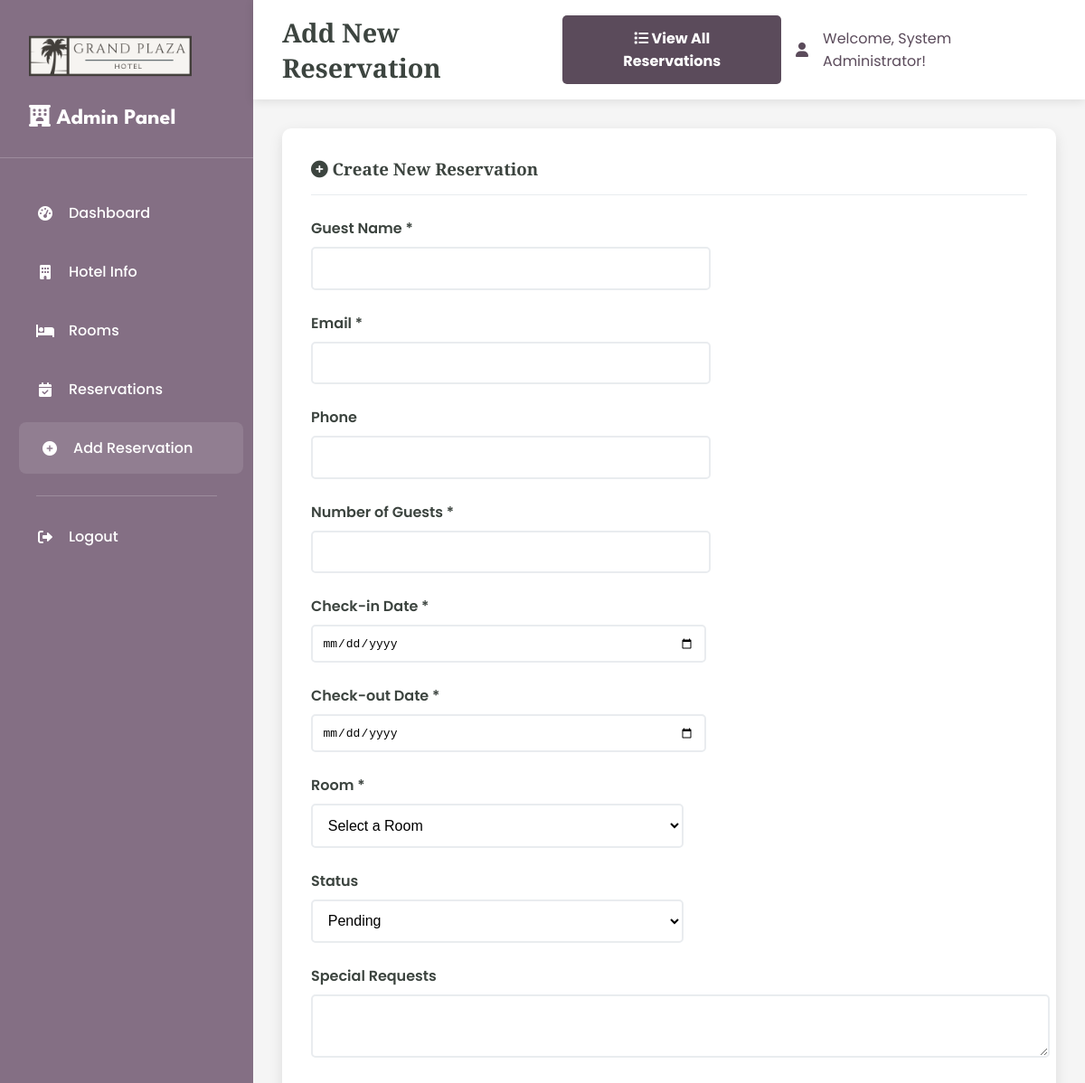
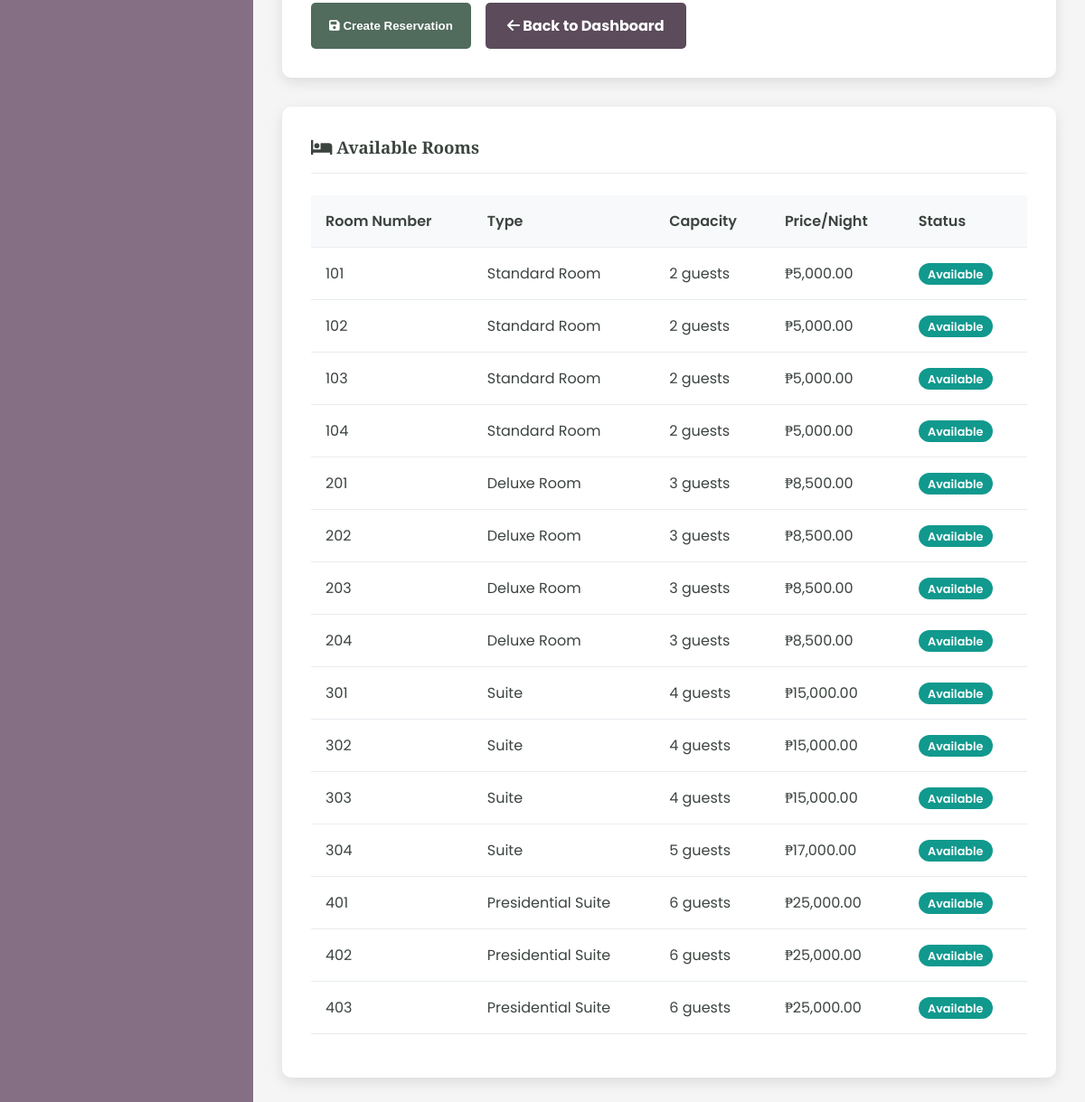
The page /admin/add_reservation.php (signed in) on the database its author committed (2 pictures, top to bottom).
### tables this page shows
CREATE TABLE rooms (
    id INT AUTO_INCREMENT PRIMARY KEY,
    name VARCHAR(100) NOT NULL,
    room_number VARCHAR(50) NOT NULL UNIQUE,
    room_type VARCHAR(100) NOT NULL,
    capacity INT NOT NULL,
    size INT,
    price_per_night DECIMAL(10,2) NOT NULL,
    description TEXT,
    has_wifi BOOLEAN DEFAULT TRUE,
    has_tv BOOLEAN DEFAULT TRUE,
    has_ac BOOLEAN DEFAULT TRUE,
    is_available BOOLEAN DEFAULT TRUE,
    image_url VARCHAR(500),
    created_at TIMESTAMP DEFAULT CURRENT_TIMESTAMP,
    updated_at TIMESTAMP DEFAULT CURRENT_TIMESTAMP ON UPDATE CURRENT_TIMESTAMP
);

### admin/add_reservation.php (the view, shortened to what this page needs)
<?php
$pdo = getDBConnection();
$stmt = $pdo->query("
    SELECT r.*,
           COUNT(res.id) as total_reservations,
           COUNT(CASE WHEN res.status IN ('pending', 'confirmed') THEN 1 END) as active_reservations
    FROM rooms r
    LEFT JOIN reservations res ON r.id = res.room_id
    WHERE r.is_available = 1
    GROUP BY r.id
    ORDER BY r.price_per_night
");
$rooms = $stmt->fetchAll();
?>
<!DOCTYPE html>
<html lang="en">
<head>
    <link href="https://cdnjs.cloudflare.com/ajax/libs/font-awesome/6.0.0/css/all.min.css" rel="stylesheet">
    <link rel="stylesheet" href="admin-styles.css">
</head>
<body>
    <div class="admin-container">
        <div class="sidebar">
            <div class="sidebar-header">
                <a href="../index.php" class="logo">
                    <img src="../assets/images/logo.png" alt="Hotel Logo" style="height: 60px; width: auto;">
                </a>
                <h3><i class="fas fa-hotel"></i> Admin Panel</h3>
            </div>
            <nav class="sidebar-nav">
                <div class="nav-item">
                    <a href="dashboard.php" class="nav-link">
                        <i class="fas fa-tachometer-alt"></i>
                        Dashboard
                    </a>
                </div>
                <div class="nav-item">
                    <a href="hotel.php" class="nav-link">
                        <i class="fas fa-building"></i>
                        Hotel Info
                    </a>
                </div>
                <div class="nav-item">
                    <a href="rooms.php" class="nav-link">
                        <i class="fas fa-bed"></i>
                        Rooms
                    </a>
                </div>
                <div class="nav-item">
                    <a href="reservations.php" class="nav-link">
                        <i class="fas fa-calendar-check"></i>
                        Reservations
                    </a>
                </div>
                <div class="nav-item">
                    <a href="add_reservation.php" class="nav-link active">
                        <i class="fas fa-plus-circle"></i>
                        Add Reservation
                    </a>
                </div>
                <div class="nav-divider"></div>
                <div class="nav-item">
                    <a href="?logout=1" class="nav-link">
                        <i class="fas fa-sign-out-alt"></i>
                        Logout
                    </a>
                </div>
            </nav>
        </div>
        <div class="main-content">
            <div class="top-nav">
                <h1 class="page-title">Add New Reservation</h1>
                <div class="user-info">
                    <a href="reservations.php" class="btn btn-secondary">
                        <i class="fas fa-list"></i>
                        View All Reservations
                    </a>
                    <i class="fas fa-user"></i>
                    <span>Welcome, <?php echo htmlspecialchars($_SESSION['admin_name']); ?>!</span>
                </div>
            </div>
            <div class="card">
                <div class="card-header">
                    <h3 class="card-title">
                        <i class="fas fa-plus-circle"></i>
                        Create New Reservation
                    </h3>
                </div>
                <form method="POST">
                    <div class="row">
                        <div class="col-md-6">
                            <div class="form-group">
                                <label class="form-label">Guest Name *</label>
                                <input type="text" name="guest_name" class="form-control"
                                       value="<?php echo htmlspecialchars($_POST['guest_name'] ?? ''); ?>" required>
                            </div>
                        </div>
                        <div class="col-md-6">
                            <div class="form-group">
                                <label class="form-label">Email *</label>
                                <input type="email" name="email" class="form-control"
                                       value="<?php echo htmlspecialchars($_POST['email'] ?? ''); ?>" required>
                            </div>
                        </div>
                    </div>
                    <div class="row">
                        <div class="col-md-6">
                            <div class="form-group">
                                <label class="form-label">Phone</label>
                                <input type="tel" name="phone" class="form-control"
                                       value="<?php echo htmlspecialchars($_POST['phone'] ?? ''); ?>">
                            </div>
                        </div>
                        <div class="col-md-6">
                            <div class="form-group">
                                <label class="form-label">Number of Guests *</label>
                                <input type="number" name="num_guests" class="form-control" min="1" max="10"
                                       value="<?php echo htmlspecialchars($_POST['num_guests'] ?? ''); ?>" required>
                            </div>
                        </div>
                    </div>
                    <div class="row">
                        <div class="col-md-6">
                            <div class="form-group">
                                <label class="form-label">Check-in Date *</label>
                                <input type="date" name="check_in_date" class="form-control"
                                       value="<?php echo htmlspecialchars($_POST['check_in_date'] ?? ''); ?>"
                                       min="<?php echo date('Y-m-d'); ?>" required>
                            </div>
                        </div>
                        <div class="col-md-6">
                            <div class="form-group">
                                <label class="form-label">Check-out Date *</label>
                                <input type="date" name="check_out_date" class="form-control"
                                       value="<?php echo htmlspecialchars($_POST['check_out_date'] ?? ''); ?>"
                                       min="<?php echo date('Y-m-d', strtotime('+1 day')); ?>" required>
                            </div>
                        </div>
                    </div>
                    <div class="row">
                        <div class="col-md-6">
                            <div class="form-group">
                                <label class="form-label">Room *</label>
                                <select name="room_id" class="form-select" required>
                                    <option value="">Select a Room</option>
                                </select>
                            </div>
                        </div>
                        <div class="col-md-6">
                            <div class="form-group">
                                <label class="form-label">Status</label>
                                <select name="status" class="form-select">
                                    <option value="pending" <?php echo (isset($_POST['status']) && $_POST['status'] === 'pending') ? 'selected' : ''; ?>>Pending</option>
                                </select>
                            </div>
                        </div>
                    </div>
                    <div class="form-group">
                        <label class="form-label">Special Requests</label>
                        <textarea name="special_requests" class="form-control" rows="3"><?php echo htmlspecialchars($_POST['special_requests'] ?? ''); ?></textarea>
                    </div>
                    <div class="d-flex gap-2">
                        <button type="submit" class="btn btn-primary">
                            <i class="fas fa-save"></i>
                            Create Reservation
                        </button>
                        <a href="dashboard.php" class="btn btn-secondary">
                            <i class="fas fa-arrow-left"></i>
                            Back to Dashboard
                        </a>
                    </div>
                </form>
            </div>
            <div class="card">
                <div class="card-header">
                    <h3 class="card-title">
                        <i class="fas fa-bed"></i>
                        Available Rooms
                    </h3>
                </div>
                <div class="table-responsive">
                    <table class="table">
                        <thead>
                            <tr>
                                <th>Room Number</th>
                                <th>Type</th>
                                <th>Capacity</th>
                                <th>Price/Night</th>
                                <th>Status</th>
                            </tr>
                        </thead>
                        <tbody>
                            <?php foreach ($rooms as $room): ?>
                            <tr>
                                <td><?php echo htmlspecialchars($room['room_number']); ?></td>
                                <td><?php echo htmlspecialchars($room['room_type']); ?></td>
                                <td><?php echo htmlspecialchars($room['capacity']); ?> guests</td>
                                <td>₱<?php echo number_format($room['price_per_night'], 2); ?></td>
                                <td>
                                    <span class="badge badge-success">Available</span>
                                </td>
                            </tr>
                            <?php endforeach; ?>
                        </tbody>
                    </table>
                </div>
            </div>
        </div>
    </div>
</body>
</html>

### admin/admin-styles.css (style rules this page uses)
body { margin: 0; font-family: 'Poppins', serif; color: #3c443f; background-color: #ffffff; }
h1, h2, h3, h4, h5, h6 { font-family: 'Libre Baskerville', sans-serif; }
a { text-decoration: none; color: inherit; }
.admin-container { display: flex; min-height: 100vh; }
.sidebar { background-color: #846f84; width: 280px; color: #ffffff; padding: 2em 0; box-shadow: 2px 0 10px rgba(0,0,0,0.1); }
.sidebar-header { padding: 0 2em 2em 2em; border-bottom: 1px solid rgba(255,255,255,0.2); margin-bottom: 2em; }
.sidebar-header h3 { font-family: 'League Spartan', sans-serif; font-size: 1.5em; margin: 0; color: #ffffff; }
.logo { display: flex; align-items: center; text-decoration: none; color: #ffffff; font-family: 'League Spartan', sans-serif; font-size: 1.5em; font-weight: bold; transition: opacity 0.3s ease; margin-bottom: 1em; }
.logo img { height: 35px; width: auto; margin-right: 10px; border-radius: 5px; }
.sidebar-nav { padding: 0 1em; }
.nav-item { margin-bottom: 0.5em; }
.nav-link { display: flex; align-items: center; padding: 1em 1.5em; color: #ffffff; border-radius: 8px; transition: all 0.3s ease; font-weight: 500; }
.nav-link:hover, .nav-link.active { background-color: rgba(255,255,255,0.1); color: #ffffff; transform: translateX(5px); }
.nav-link i { margin-right: 1em; width: 20px; text-align: center; }
.nav-divider { border-top: 1px solid rgba(255,255,255,0.2); margin: 1.5em 1.5em 1em 1.5em; }
.main-content { flex: 1; background-color: #f5f5f5; padding: 2em; }
.top-nav { background-color: #ffffff; padding: 1em 2em; margin: -2em -2em 2em -2em; box-shadow: 0 2px 10px rgba(0,0,0,0.1); display: flex; justify-content: space-between; align-items: center; }
.page-title { font-family: 'Libre Baskerville', sans-serif; font-size: 1.8em; color: #3c443f; margin: 0; }
.user-info { display: flex; align-items: center; gap: 1em; color: #5b4b5b; }
.card { background: #ffffff; border-radius: 10px; box-shadow: 0 5px 15px rgba(0,0,0,0.1); padding: 2em; margin-bottom: 2em; border: none; }
.card-header { background: none; border-bottom: 1px solid #e9ecef; padding-bottom: 1em; margin-bottom: 1.5em; }
.card-title { font-family: 'Libre Baskerville', sans-serif; color: #3c443f; margin: 0; }
.btn { padding: 0.8em 1.5em; border: none; border-radius: 5px; font-weight: bold; transition: all 0.3s ease; cursor: pointer; text-decoration: none; display: inline-block; text-align: center; }
.btn-primary { background-color: #516b5d; color: #ffffff; }
.btn-secondary { background-color: #5b4b5b; color: #ffffff; }
.form-group { margin-bottom: 1.5em; }
.form-label { display: block; margin-bottom: 0.5em; font-weight: 600; color: #3c443f; }
.form-control { width: 100%; padding: 0.8em; border: 2px solid #e9ecef; border-radius: 5px; font-size: 1em; transition: border-color 0.3s ease; }
.form-select { width: 100%; padding: 0.8em; border: 2px solid #e9ecef; border-radius: 5px; font-size: 1em; background-color: #ffffff; transition: border-color 0.3s ease; }
.table { width: 100%; border-collapse: collapse; margin-bottom: 1em; }
.table th, .table td { padding: 1em; text-align: left; border-bottom: 1px solid #e9ecef; }
.table th { background-color: #f8f9fa; font-weight: 600; color: #3c443f; }
.badge { padding: 0.3em 0.8em; border-radius: 20px; font-size: 0.8em; font-weight: 600; }
.badge-success { background-color: #11998e; color: #ffffff; }
.row { display: flex; flex-wrap: wrap; margin: 0 -1em; }
.col-md-6 { flex: 0 0 50%; max-width: 50%; padding: 0 1em; }
.d-flex { display: flex; }
.gap-2 { gap: 1em; }

### rows shown on the page
rooms: room_number "101", room_type "Standard Room", capacity "2", price_per_night "5,000.00"
rooms: room_number "102", room_type "Standard Room", capacity "2", price_per_night "5,000.00"
rooms: room_number "103", room_type "Standard Room", capacity "2", price_per_night "5,000.00"
rooms: room_number "104", room_type "Standard Room", capacity "2", price_per_night "5,000.00"
rooms: room_number "201", room_type "Deluxe Room", capacity "3", price_per_night "8,500.00"
rooms: room_number "202", room_type "Deluxe Room", capacity "3", price_per_night "8,500.00"
rooms: room_number "203", room_type "Deluxe Room", capacity "3", price_per_night "8,500.00"
rooms: room_number "204", room_type "Deluxe Room", capacity "3", price_per_night "8,500.00"
rooms: room_number "301", room_type "Suite", capacity "4", price_per_night "15,000.00"
rooms: room_number "302", room_type "Suite", capacity "4", price_per_night "15,000.00"
rooms: room_number "303", room_type "Suite", capacity "4", price_per_night "15,000.00"
rooms: room_number "304", room_type "Suite", capacity "5", price_per_night "17,000.00"
rooms: room_number "401", room_type "Presidential Suite", capacity "6", price_per_night "25,000.00"
rooms: room_number "402", room_type "Presidential Suite", capacity "6", price_per_night "25,000.00"
rooms: room_number "403", room_type "Presidential Suite", capacity "6", price_per_night "25,000.00"

### other values the page prints
$_SESSION['admin_name'] "System Administrator"
